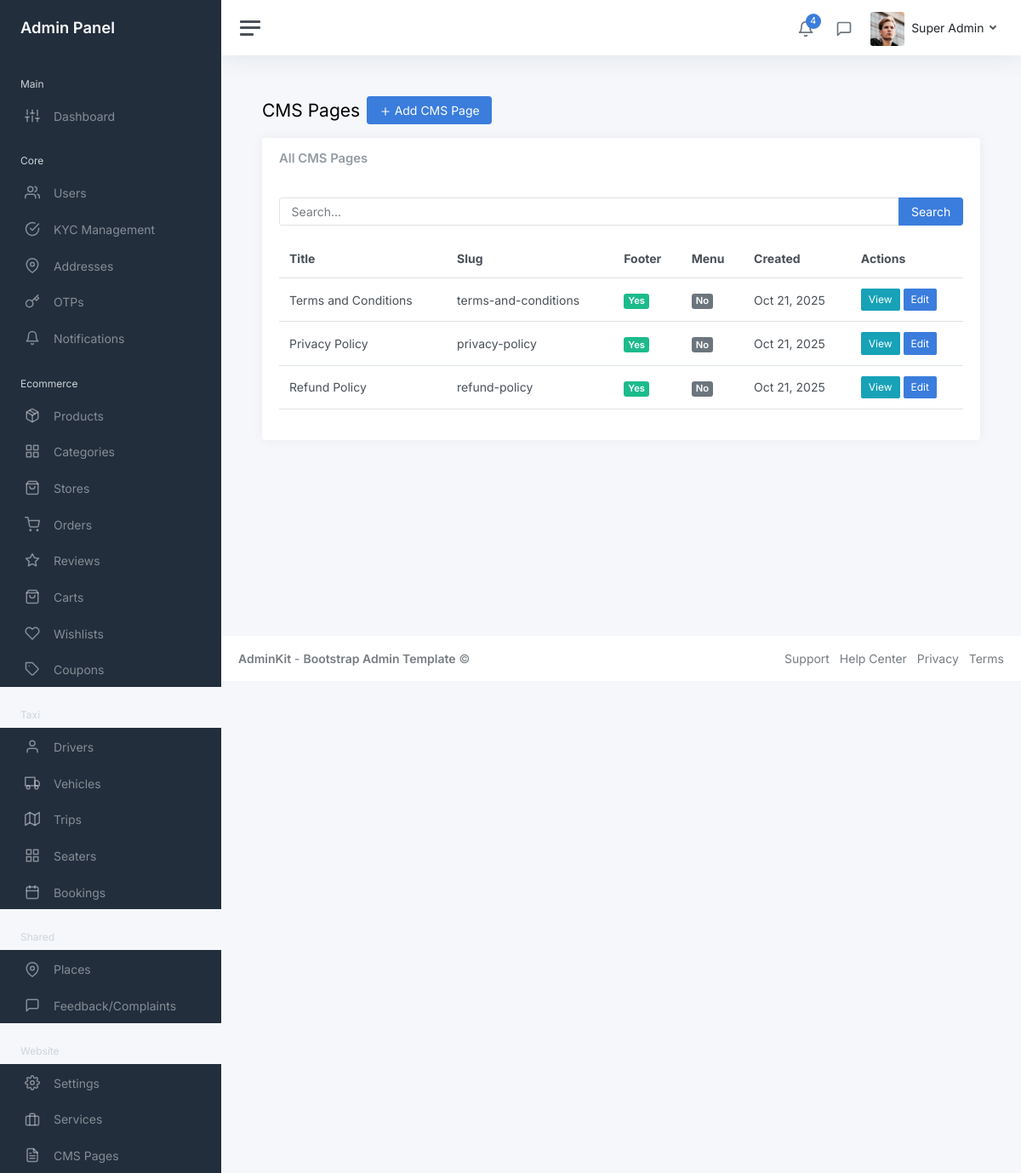
/myadmin/website/cms/ (signed in), run on the app's committed database.
### core/models.py (models this page shows, shortened)
class User(AbstractUser):
    COUNTRY_CODE_CHOICES = [
        ('+977', '+977'),
        ('+91', '+91'),
    ]
    COUNTRY_CHOICES = [
        ('Nepal', 'Nepal'),
        ('India', 'India'),
    ]
    phone = models.CharField(max_length=15, unique=True)
    name = models.CharField(max_length=100)
    email = models.EmailField(blank=True, null=True)
    country_code = models.CharField(max_length=5, choices=COUNTRY_CODE_CHOICES, default='+977')
    country = models.CharField(max_length=10, choices=COUNTRY_CHOICES, default='Nepal')
    fcm_token = models.CharField(max_length=255, blank=True, null=True)
    profile_picture = models.ImageField(upload_to='profile_pictures/', blank=True, null=True)
    national_id = models.CharField(max_length=50, blank=True, null=True, help_text='National ID number')
    national_id_document = models.ImageField(upload_to='kyc_documents/', blank=True, null=True, help_text='National ID document image')
    pan_no = models.CharField(max_length=20, blank=True, null=True, help_text='PAN (Permanent Account Number)')
    pan_document = models.ImageField(upload_to='kyc_documents/', blank=True, null=True, help_text='PAN document image')
    is_kyc_verified = models.BooleanField(default=False, help_text='Whether KYC has been verified by admin')
    kyc_submitted_at = models.DateTimeField(blank=True, null=True, help_text='When user submitted KYC information')
    kyc_verified_at = models.DateTimeField(blank=True, null=True, help_text='When KYC was verified by admin')
    kyc_rejected_at = models.DateTimeField(blank=True, null=True, help_text='When KYC was rejected by admin')
    kyc_rejection_reason = models.TextField(blank=True, null=True, help_text='Reason for KYC rejection')
    created_at = models.DateTimeField(auto_now_add=True)
    updated_at = models.DateTimeField(auto_now=True)
    first_name = None
    last_name = None
    objects = UserManager()
    USERNAME_FIELD = 'phone'
    REQUIRED_FIELDS = ['name']
    class Meta:
        ordering = ['-created_at']

### website/models.py (models this page shows, shortened)
class CMSPages(models.Model):
    title = models.CharField(max_length=200, help_text="Page title")
    slug = models.SlugField(max_length=200, unique=True, blank=True, help_text="URL-friendly version of title")
    image = models.ImageField(upload_to='website/cms/', blank=True, null=True, help_text="Page image")
    description = CKEditor5Field('Page content', config_name='extends')
    on_footer = models.BooleanField(default=False, help_text="Show in footer links")
    on_menu = models.BooleanField(default=False, help_text="Show in main navigation menu")
    created_at = models.DateTimeField(auto_now_add=True)
    updated_at = models.DateTimeField(auto_now=True)
    class Meta:
        verbose_name = "CMS Page"
        verbose_name_plural = "CMS Pages"
        ordering = ['created_at']

### myadmin/views/website/cms_views.py (the view)
# urls.py: path('cms/', cms_views.CMSPagesListView.as_view(), name='cms_list'),
class CMSPagesListView(StaffRequiredMixin, ListView):
    model = CMSPages
    template_name = 'admin/website/cms_list.html'
    context_object_name = 'cms_pages'
    paginate_by = 20
    def get_queryset(self):
        queryset = CMSPages.objects.all().order_by('created_at')
        search = self.request.GET.get('search')
        if search:
            queryset = queryset.filter(title__icontains=search)
        return queryset
    def get_context_data(self, **kwargs):
        context = super().get_context_data(**kwargs)
        context['search'] = self.request.GET.get('search', '')
        return context

### myadmin/mixins.py (called while the page is built)
    def test_func(self):
        return self.request.user.is_staff

### myadmin/templates/admin/website/cms_list.html (shortened to what this page needs)
{% extends 'admin/layouts/base.html' %}
{% block content %}
<div class="container-fluid p-0">
    <div class="mb-3"><h1 class="h3 d-inline align-middle">CMS Pages</h1><a class="btn btn-primary ms-2" href="{% url 'myadmin:website:cms_create' %}"><i class="align-middle" data-feather="plus"></i> Add CMS Page</a></div>
    <div class="row"><div class="col-12"><div class="card"><div class="card-header"><h5 class="card-title mb-0">All CMS Pages</h5></div><div class="card-body">
        <form method="get" class="mb-3"><div class="input-group"><input type="text" class="form-control" name="search" placeholder="Search..." value="{{ search }}"><button class="btn btn-primary" type="submit">Search</button></div></form>
        <table class="table table-hover"><thead><tr><th>Title</th><th>Slug</th><th>Footer</th><th>Menu</th><th>Created</th><th>Actions</th></tr></thead><tbody>
            {% for cms_page in cms_pages %}<tr><td>{{ cms_page.title }}</td><td>{{ cms_page.slug }}</td><td>{% if cms_page.on_footer %}<span class="badge bg-success">Yes</span>{% else %}<span class="badge bg-secondary">No</span>{% endif %}</td><td>{% if cms_page.on_menu %}<span class="badge bg-success">Yes</span>{% else %}<span class="badge bg-secondary">No</span>{% endif %}</td><td>{{ cms_page.created_at|date:"M d, Y" }}</td><td><a href="{% url 'myadmin:website:cms_detail' cms_page.pk %}" class="btn btn-sm btn-info">View</a> <a href="{% url 'myadmin:website:cms_update' cms_page.pk %}" class="btn btn-sm btn-primary">Edit</a></td></tr>{% empty %}<tr><td colspan="6" class="text-center">No CMS pages found</td></tr>{% endfor %}
        </tbody></table>
    </div></div></div></div>
</div>
{% endblock %}

### templates/admin/layouts/header.html (shortened to what this page needs)
{% load static %}
<nav class="navbar navbar-expand navbar-light navbar-bg">
    <a class="sidebar-toggle js-sidebar-toggle"><i class="hamburger align-self-center"></i></a>
    <div class="navbar-collapse collapse">
      <ul class="navbar-nav navbar-align">
        <li class="nav-item dropdown">
          <a class="nav-icon dropdown-toggle" href="#" id="alertsDropdown" data-bs-toggle="dropdown">
            <div class="position-relative">
              <i class="align-middle" data-feather="bell"></i>
              <span class="indicator">4</span>
            </div>
          </a>
        </li>
        <li class="nav-item dropdown">
          <a class="nav-icon dropdown-toggle" href="#" id="messagesDropdown" data-bs-toggle="dropdown">
            <div class="position-relative">
              <i class="align-middle" data-feather="message-square"></i>
            </div>
          </a>
        </li>
        <li class="nav-item dropdown">
          <a class="nav-link dropdown-toggle d-none d-sm-inline-block" href="#" data-bs-toggle="dropdown">
            {% if user.profile_picture %}
              <img src="{{ user.profile_picture.url }}" class="avatar img-fluid rounded me-1" alt="{{ user.name }}" />
            {% else %}
              <img src="{% static 'myadmin/img/avatars/avatar.jpg' %}" class="avatar img-fluid rounded me-1" alt="{{ user.name }}" />
            {% endif %}
            <span class="text-dark">{{ user.name }}</span>
          </a>
        </li>
      </ul>
    </div>
  </nav>

### data on the page
User: name "Super Admin"
CMSPages: title "Terms and Conditions", slug "terms-and-conditions", on_footer "Yes", on_menu "No", created_at "Oct 21, 2025"
CMSPages: title "Privacy Policy", slug "privacy-policy", on_footer "Yes", on_menu "No", created_at "Oct 21, 2025"
CMSPages: title "Refund Policy", slug "refund-policy", on_footer "Yes", on_menu "No", created_at "Oct 21, 2025"
